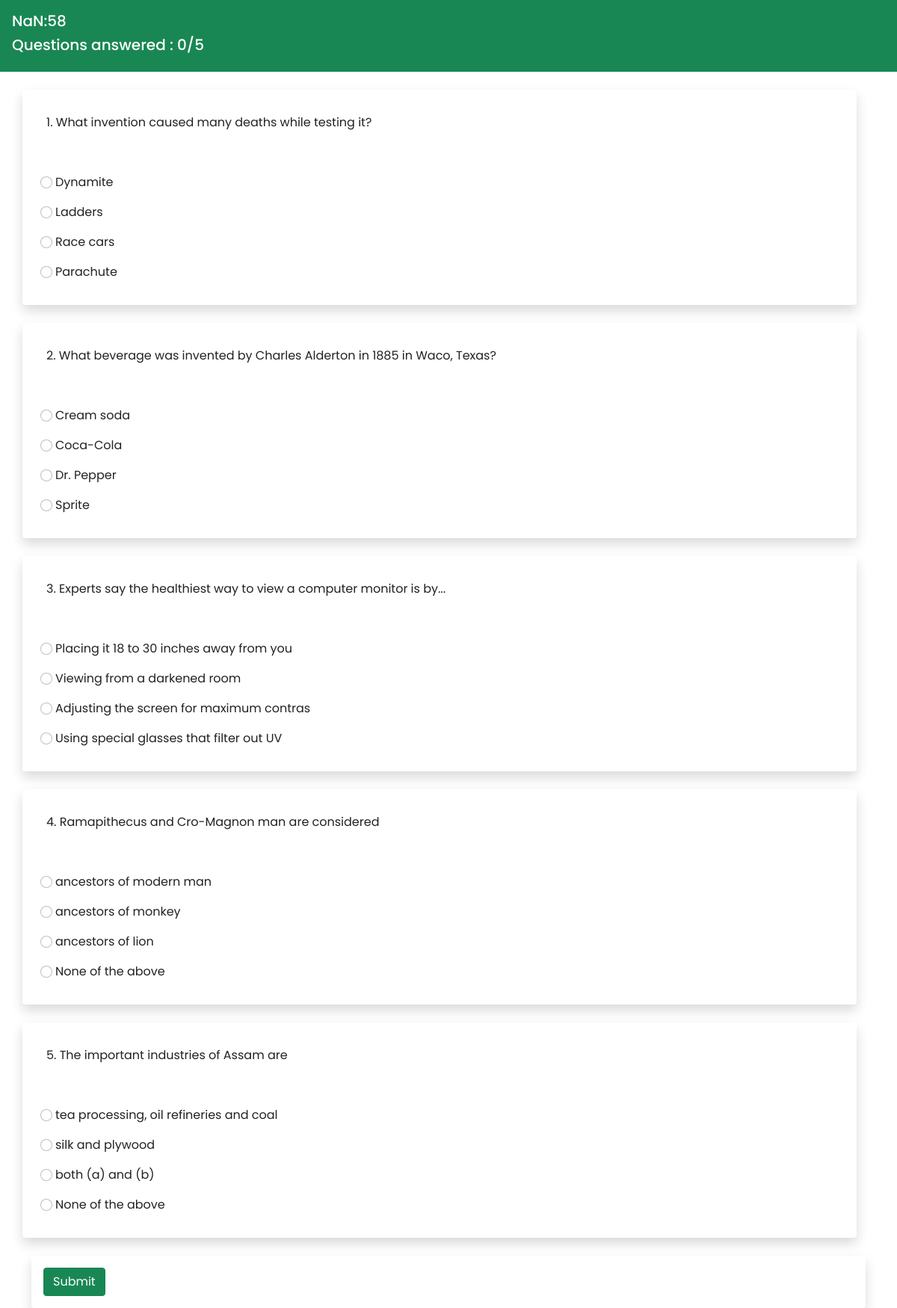
/public/php/TestTaking.php?code=seWzy0dG (signed in), run on the app's committed database.
### tables this page shows
CREATE TABLE `tblquestions` (
  `ID` int(11) NOT NULL,
  `TestCode` varchar(10) DEFAULT NULL,
  `question` char(100) DEFAULT NULL,
  `option1` varchar(40) NOT NULL,
  `option2` varchar(40) NOT NULL,
  `option3` varchar(40) NOT NULL,
  `option4` varchar(40) NOT NULL,
  `correctedOption` char(50) DEFAULT NULL,
  `score` int(11) DEFAULT NULL
);

### server/database.php (called while the page is built, shortened)
<?php
function ConnectToDatabase($dbname)
{
    $servername = 'localhost';
    $username = 'root';
    $conn = new mysqli($servername, $username, '', $dbname);
    return $conn;
}
function getQuestion($code)
{
    $conn = ConnectToDatabase('examdb');
    $query = 'select * from tblquestions where testcode = \'' . $code . '\'';
    $result = $conn->query($query);
    if (!empty($result) && $result->num_rows > 0) {
        $query_result = array();
        while ($row = $result->fetch_assoc()) {
            array_push($query_result, $row);
        };
        return $query_result;
    } else return null;
}

### public/php/TestTaking.php (the view, shortened to what this page needs)
<?php
include("../../server/database.php");
$testCode = $_GET['code'];
$questions = getQuestion($testCode);
$test = getTestCode($testCode);
?>
<!DOCTYPE html>
<html lang="en">
<head>
</head>
<body>
    <div class="col-md-12 bg-success p-3" style="position: fixed; top : 0; color:white;">
        <h5 id='timer'><?php echo $test['testDuration']; ?></h5>
        <h5 id='answered'><?php echo count($questions) ?></h5>
    </div>
    <br>
    <br>
    <br>
    <br>
    <br>
    <div class="container justify-content-center" id='container'>
        <?php
        echo "<form action='../../server/GradeTest.php?code=" . $testCode . "' method='post' id='test-form'>";
        $num = 1;
        foreach ($questions as $question) {
            echo "<div class = 'col-md-12 shadow rounded p-3 mb-4 row'>";
            echo "<div class = 'col-md-12'>";
            echo "<p>" . $num . ". " . $question['question'] . "</p><br>";
            echo "</div>";
            echo "<p class='ml-3'><input type = 'radio' class='form-check-input' id = 'choosedoption' value = 'a' name = 'choosedoption" . $num . "'> " . $question['option1'] . " </p>";
            echo "<p class='ml-3'><input type = 'radio' class='form-check-input' id = 'choosedoption' value = 'b' name = 'choosedoption" . $num . "'> " . $question['option2'] . " </p>";
            echo "<p class='ml-3'><input type = 'radio' class='form-check-input' id = 'choosedoption' value = 'c' name = 'choosedoption" . $num . "'> " . $question['option3'] . " </p>";
            echo "<p class='ml-3'><input type = 'radio' class='form-check-input' id = 'choosedoption' value = 'd' name = 'choosedoption" . $num . "'> " . $question['option4'] . " </p>";
            echo "</div>";
            $num++;
        }
        echo "<div class='col-md-12 shadow rounded p-3'>";
        echo "<button type='submit' class='btn btn-success'>Submit</button>";
        echo "</div>";
        echo "</form>";
        ?>
    </div>
</body>
</html>

### public/css/style.css (style rules this page uses)
html, body { height: 100%; width: 100%; font-family: 'Poppins', sans-serif; color: #222; }
[class*="col-"] { padding: 1rem; }

### data on the page
tblquestions: question "What invention caused many deaths while testing it?", option1 "Dynamite", option2 "Ladders", option3 "Race cars", option4 "Parachute"
tblquestions: question "What beverage was invented by Charles Alderton in 1885 in Waco, Texas?", option1 "Cream soda", option2 "Coca-Cola", option3 "Dr. Pepper", option4 "Sprite"
tblquestions: question "Experts say the healthiest way to view a computer monitor is by...", option1 "Placing it 18 to 30 inches away from you", option2 "Viewing from a darkened room", option3 "Adjusting the screen for maximum contras", option4 "Using special glasses that filter out UV"
tblquestions: question "Ramapithecus and Cro-Magnon man are considered", option1 "ancestors of modern man", option2 "ancestors of monkey", option3 "ancestors of lion", option4 "None of the above"
tblquestions: question "The important industries of Assam are", option1 "tea processing, oil refineries and coal", option2 "silk and plywood", option3 "both (a) and (b)", option4 "None of the above"

### other printed values
count($questions) "5"
